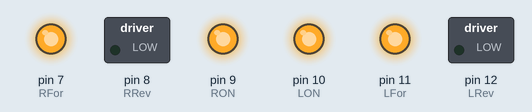
Recording of a sketch running on a simulated Arduino Uno, built with avr-gcc and run on an emulated ATmega328P. On the bench: switched loads named in the sketch (green lamp = pin HIGH), output pins drawn as LEDs (lit = HIGH).

Above: at 0.5 s.
At 2.5 s:
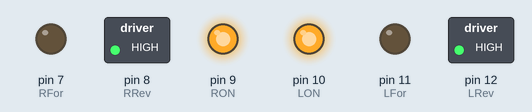
At 3.5 s:
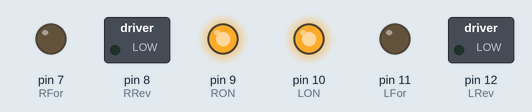
Timing chart, 0 to 4.6 s (numbered marks = the images above):
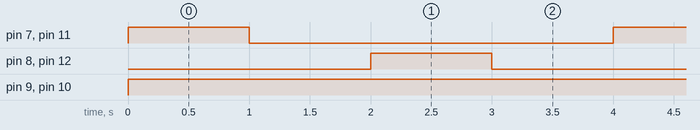

The sketch:

task4_.ino
```cpp
// GO FORWARD THEN BACK

// Pin Number Allocation
// Rover Motor Power On
const int LON = 10; //Left
const int RON = 9; //Right

// Rover Motor Reverse On
const int LRev = 12; //Left
const int RRev = 8; //Right

// Rover Motor Forward On
const int LFor = 11; //Left
const int RFor = 7; //Right


void setup() {
  // Setting the motors to output
  pinMode(LON, OUTPUT);
  pinMode(RON, OUTPUT);

  pinMode(LRev, OUTPUT);
  pinMode(RRev, OUTPUT);

  pinMode(LFor, OUTPUT);
  pinMode(RFor, OUTPUT);

}

// Go forward, stop for a second (1000ms), go back, stop for a second
void loop() {
  GoForward();
  delay(1000);
  GoStop();
  delay(1000);
  GoBack();
  delay(1000);
  GoStop();
  delay(1000);
}
```

Functions.ino
```cpp
// Go Forward
void GoForward(){
  digitalWrite(LRev,LOW); // Left Reverse Off
  digitalWrite(RRev,LOW); // Right Reverse Off
  digitalWrite(LON,HIGH); // Left Motor Voltage On
  digitalWrite(RON,HIGH); // Right Motor Voltage On
  digitalWrite(RFor,HIGH); // Right Forward Voltage On
  digitalWrite(LFor,HIGH); // Left Forward Voltage On
}

// Stop
void GoStop(){
  digitalWrite(LRev,LOW); // Left Reverse Voltage Off
  digitalWrite(RRev,LOW); // Right Reverse Voltage Off
  digitalWrite(LON,HIGH); // Left Motor Voltage On
  digitalWrite(RON,HIGH); // Right Motor Voltage On
  digitalWrite(RFor,LOW); // Right Forward Voltage On
  digitalWrite(LFor,LOW); // Left Forward Voltage On
}


void GoBack(){
  digitalWrite(LRev,HIGH); // Left Reverse Voltage On
  digitalWrite(RRev,HIGH); // Left Reverse Voltage On
  digitalWrite(LON,HIGH);  // Left Motor Voltage On
  digitalWrite(RON,HIGH);  // Right Motor Voltage On
  digitalWrite(RFor,LOW);  // Right Forward Voltage Off
  digitalWrite(LFor,LOW);  // Left Forward Voltage Off
}
```

Measured:
- by itself, pin 7 (RFor), pin 8 (RRev), pin 11 (LFor), pin 12 (LRev): alternates HIGH for 1.0 s and LOW for 3.0 s
- by itself, pin 9 (RON), pin 10 (LON): LOW → HIGH at 0.00 s
- by itself, everything shown: repeats every 4.0 s, in 4 steps
